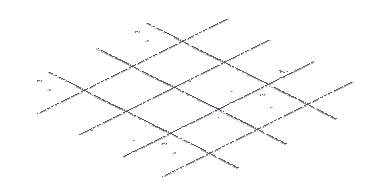
#> input picture art-source/bib-connections/remap-pass01/bib3x3.png, 384 x 192 px, found by its file name
$ python cut_scrin_bib4x4.py
#> lines starting #> are read from the running program, lines starting #| are printed output that depends on the picture; after the words box and inside, x2 and y2 are one past the last pixel; in counts of white or black regions, pixels touching at a corner belong together
### tools/art/cut_scrin_bibs.py
"""Native-pixel cut/paste Scrin bib studies. Never resize or alter the supplied PNG."""
from pathlib import Path
import hashlib,json
from collections import deque
import numpy as np
from PIL import Image,ImageDraw
ROOT=Path(__file__).resolve().parents[2]
OUT=ROOT/'art-source/scrin bib'
SOURCE=OUT/'ground_plating-1534399694-0.png'

def sample(a,x,y):
 valid=(x>=0)&(x<a.shape[1])&(y>=0)&(y<a.shape[0]);p=a[np.clip(y,0,a.shape[0]-1),np.clip(x,0,a.shape[1]-1)].copy();p[~valid]=0;return p

# [17 lines left out: function master_sample, not called in this run]

def remove_cut_fragments(rgba):
 # A diagonal cut can leave an unattached antenna tip. Retain the main connected
 # plating, including one-pixel diagonal filaments; remove only detached scraps.
 mask=rgba[:,:,3]>0;seen=np.zeros(mask.shape,bool);components=[];h,w=mask.shape
 for y,x in zip(*np.where(mask)):
  if seen[y,x]:continue
  q=deque([(y,x)]);seen[y,x]=True;component=[]
  while q:
   yy,xx=q.popleft();component.append((yy,xx))
   for dy,dx in ((-1,-1),(-1,0),(-1,1),(0,-1),(0,1),(1,-1),(1,0),(1,1)):
    ny,nx=yy+dy,xx+dx
    if 0<=ny<h and 0<=nx<w and mask[ny,nx] and not seen[ny,nx]:seen[ny,nx]=True;q.append((ny,nx))
  components.append(component)
 components.sort(key=len,reverse=True);removed=0
 for fragment in components[1:]:
  removed+=len(fragment)
  for y,x in fragment:rgba[y,x]=0
 return removed

# [29 lines left out: function main, not called in this run]
# [1 lines that do not run on import are left out]

### tools/art/quilt_scrin_bib_seams.py
"""Binary, native-pixel source-piece joins; no interpolation or painted pixels."""
import numpy as np
from scipy.sparse import coo_matrix
from scipy.sparse.csgraph import maximum_flow, breadth_first_order
from scipy.ndimage import binary_dilation,binary_erosion

def join(a,b,prefer_b,band):
 h,w=a.shape[:2];size=h*w;source=size;sink=size+1;ids=np.arange(size).reshape(h,w)
 # Cut where both pieces agree, preferably in dark material joints, rather than
 # through bright conduits. The output still selects one entire source pixel.
 af=a[:,:,:3].astype(float);bf=b[:,:,:3].astype(float)
 error=np.abs(af-bf).sum(2)+.3*np.minimum(af.max(2),bf.max(2))+4
 edges=[];caps=[]
 for pa,pb,ea,eb in [(ids[:,:-1],ids[:,1:],error[:,:-1],error[:,1:]),(ids[:-1],ids[1:],error[:-1],error[1:])]:
  cost=np.maximum(1,((ea+eb)*2).astype(np.int64)).ravel();edges.extend([(pa.ravel(),pb.ravel()),(pb.ravel(),pa.ravel())]);caps.extend([cost,cost])
 invalid=(b[:,:,3]==0)&(a[:,:,3]>0);lock_a=(~band&~prefer_b)|invalid;lock_b=(~band&prefer_b)&~invalid
 for mask,left in [(lock_a,True),(lock_b,False)]:
  p=ids[mask];term=np.full(len(p),source if left else sink);edges.append((term,p) if left else (p,term));caps.append(np.full(len(p),10000000,dtype=np.int64))
 rows=np.concatenate([e[0] for e in edges]);cols=np.concatenate([e[1] for e in edges]);graph=coo_matrix((np.concatenate(caps),(rows,cols)),shape=(size+2,size+2)).tocsr()
 flow=maximum_flow(graph,source,sink);residual=graph-flow.flow;residual.data=(residual.data>0).astype(np.int64);residual.eliminate_zeros()
 reachable=breadth_first_order(residual,source,directed=True,return_predecessors=False);is_a=np.zeros(size+2,bool);is_a[reachable]=True;choose_b=~is_a[:size].reshape(h,w)
 out=a.copy();out[choose_b]=b[choose_b];return out,choose_b

# [25 lines left out: functions refine_master, bridge_left_joint, not called in this run]

def refine_quadrants(candidates,labels,baseline):
 result=baseline.copy();current=labels.copy();visible=baseline[:,:,3]>0
 for _ in range(2):
  for i,b in enumerate(candidates):
   selected=current==i
   band=(binary_dilation(selected,iterations=12)&~binary_erosion(selected,iterations=12,border_value=1))&visible&(b[:,:,3]>0)
   stitched,chosen=join(result,b,selected,band)
   result[band]=stitched[band];current[band&chosen]=i
 result[:,:,3]=baseline[:,:,3];result[~visible]=0
 return result

### tools/art/cut_scrin_bib4x4.py
"""Extend the reviewed native3x3 plating by translated, seam-cut quadrants only."""
from pathlib import Path
import hashlib,json
import numpy as np
from PIL import Image,ImageDraw
from cut_scrin_bibs import sample,remove_cut_fragments
from quilt_scrin_bib_seams import refine_quadrants
ROOT=Path(__file__).resolve().parents[2];ART=ROOT/'art-source/scrin bib';OUT=ART/'four-by-four';OUT.mkdir(exist_ok=True)
source=ART/'ground_plating-1534399694-0.png';base=ART/'bib3x3.png'
a=np.array(Image.open(base).convert('RGBA'));yy,xx=np.indices((282,512));x=xx-256;y=yy-131;u=x+2*y;v=-x+2*y
#> further down, a is the input picture: shape (192, 384, 4); mean R, G, B, A 3.9, 4.1, 4.3, 7.9
candidates=[sample(a,192+x-(du-dv)//2,99+y-(du+dv)//4) for du,dv in [(-64,-64),(-64,64),(64,-64),(64,64)]]
#> in sample, `valid = (x >= 0) & (x < a.shape[1]) & (y >= 0) & (y < a.shape[0])`:
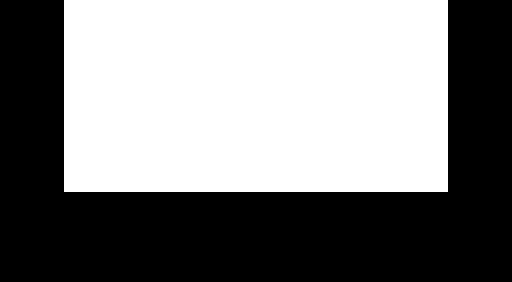
#> valid: shape (282, 512) bool; 51.1% white; 1 black region, box (x1, y1, x2, y2) and area: (0, 0, 512, 282) 70656
#> in sample, `p = a[np.clip(y, 0, a.shape[0] - 1), np.clip(x, 0, a.shape[1] - 1)].co`:
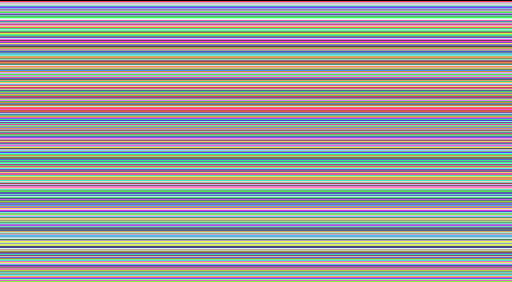
#> y: shape (282, 512) int64; 282 distinct labels, from 0 to 281; one colour per label, 0 black
#> in sample (call 2), `p = a[np.clip(y, 0, a.shape[0] - 1), np.clip(x, 0, a.shape[1] - 1)].co`:
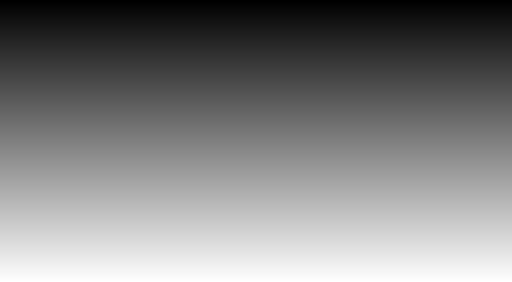
#> y: shape (282, 512) int64; min -32, max 249, mean 108.5; drawn with min black and max white
#> in sample (call 4), `p = a[np.clip(y, 0, a.shape[0] - 1), np.clip(x, 0, a.shape[1] - 1)].co`:
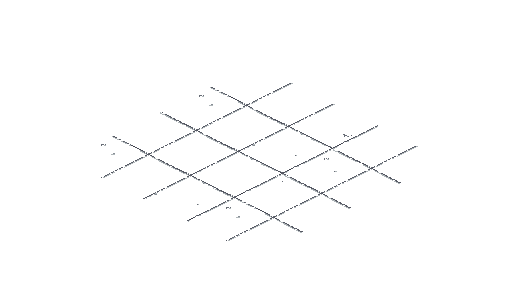
#> p: shape (282, 512, 4); mean R, G, B, A 2, 2.1, 2.2, 4; transparent parts drawn white
#> candidates = 4 items
labels=(u>=0).astype(int)*2+(v>=0).astype(int);result=np.zeros_like(candidates[0])
for i,c in enumerate(candidates):result[labels==i]=c[labels==i]
#> this loop made 4 passes
result=refine_quadrants(candidates,labels,result);removed=remove_cut_fragments(result)
#> in refine_quadrants, `current = labels.copy()`:
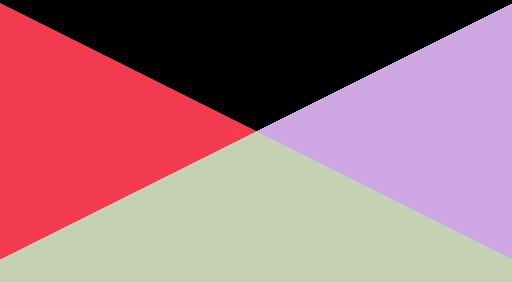
#> current: shape (282, 512) int64; 4 distinct labels, from 0 to 3; one colour per label, 0 black
#> in refine_quadrants, `visible = baseline[:, :, 3] > 0`: visible: shape (282, 512) bool; 3% white in thin lines or dots, all inside (x1, y1, x2, y2) = (37, 19, 482, 241)
#> the loop in refine_quadrants, `for _ in range(2):` made 2 passes
#> pass 1, in join, `invalid = (b[:, :, 3] == 0) & (a[:, :, 3] > 0)`:
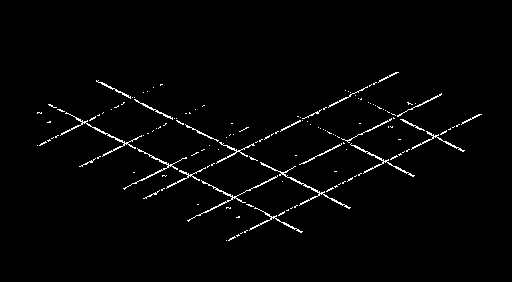
#> invalid: shape (282, 512) bool; 2% white in thin lines or dots, all inside (x1, y1, x2, y2) = (37, 72, 482, 241)
#> after the loop in refine_quadrants, `for _ in range(2):`: current: shape (282, 512) int64; 4 distinct labels, from 0 to 3
#> after the loop in refine_quadrants, `for _ in range(2):`: result: shape (282, 512, 4); mean R, G, B, A 3.8, 3.9, 4.1, 7.6
#> after the loop in refine_quadrants, `for _ in range(2):`:
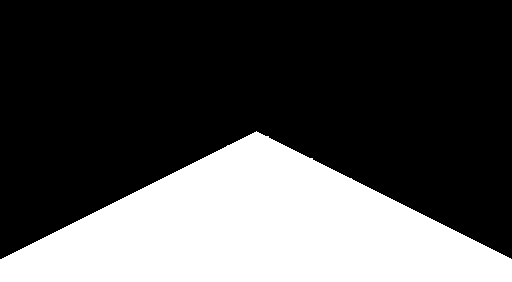
#> selected: shape (282, 512) bool; 30.8% white; 1 white region, box (x1, y1, x2, y2) and area: (0, 131, 512, 282) 44422
#> the loop in remove_cut_fragments, `for y,x in zip(*np.where(mask)):` made 4311 passes
#> (y, x) on passes 1 to 3: (19, 289), (19, 290), (19, 291)
#> after the loop in remove_cut_fragments, `for y,x in zip(*np.where(mask)):`: components = 121 items
#> the loop in remove_cut_fragments, `for fragment in components[1:]:` made 120 passes
#> removed on passes 1 to 12: 318, 607, 896, 1180, 1441, 1695, 1937, 2179, 2400, 2617, 2808, 2942
#> after the loop in remove_cut_fragments, `for fragment in components[1:]:`: removed = 3970
#> after `removed = remove_cut_fragments(result)`: removed = 3970
im=Image.fromarray(result);im.save(ART/'bib4x4.png')
#> (the run stopped early here; a loop or call above may not have finished)
